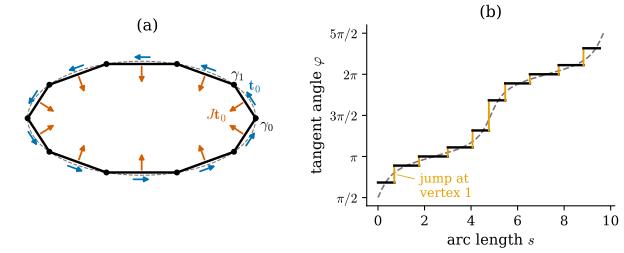

Source code (Python):
"""Figure 32.2.3: a discrete curve (10 vertices gamma_i = gamma(2 pi i/10) on the ellipse (2 cos t, sin t)),
its discrete tangents t_i and normals J t_i (Definition 32.2.11), and the tangent angle as a function of arc length:
smooth (a continuous function with slope kappa_s) versus discrete (a staircase that jumps at the vertices).

Run: PYTHONPATH=tools python3 chapters/32-ddg-overview/figures/fig-32-2-3-discrete-tangents.py
"""
import sys
from pathlib import Path

import numpy as np

sys.path.insert(0, str(Path(__file__).resolve().parents[1] / "lib"))
import dgfig  # noqa: E402
dgfig.setup()
import matplotlib.pyplot as plt  # noqa: E402

import dgdec as dd  # noqa: E402
import ddg32  # noqa: E402

C = dgfig.COLORS
J = ddg32.J
n = 10
X, tv = ddg32.sample("ellipse", n)
E = dd.curve_edge_vectors(X, True)
ell = dd.curve_edge_lengths(X, True)
T = dd.curve_tangents(X, True)
Nn = T @ J.T
assert np.allclose(np.linalg.norm(T, axis=1), 1) and np.allclose((T * Nn).sum(1), 0)

fig, (ax, bx) = plt.subplots(1, 2, figsize=(6.8, 2.9), gridspec_kw={"width_ratios": [1.15, 1]})

# (a) the polygon, vertices, discrete tangent and normal at the midpoint of each edge
s = np.linspace(0, 2 * np.pi, 400)
S = ddg32.point("ellipse", s)
ax.plot(S[:, 0], S[:, 1], color=C["aux"], lw=dgfig.LW["aux"], ls="--")
Xc = np.vstack([X, X[:1]])
ax.plot(Xc[:, 0], Xc[:, 1], color=C["main"], lw=dgfig.LW["main"])
ax.plot(X[:, 0], X[:, 1], "o", color=C["main"], ms=3.5, zorder=5)
M = X + 0.5 * E
for i in range(n):
    b = M[i] - 0.12 * Nn[i] - 0.19 * T[i]      # drawn just outside the edge, parallel to it
    ax.annotate("", xy=b + 0.38 * T[i], xytext=b, arrowprops=dict(arrowstyle="-|>", color=C["tangent"],
                                                                  lw=1.3, mutation_scale=8))
    ax.annotate("", xy=M[i] + 0.38 * Nn[i], xytext=M[i], arrowprops=dict(arrowstyle="-|>", color=C["normal"],
                                                                         lw=1.3, mutation_scale=8))
ax.text(X[0, 0] + 0.08, X[0, 1] - 0.18, r"$\gamma_0$", fontsize=11)
ax.text(X[1, 0] - 0.05, X[1, 1] + 0.12, r"$\gamma_1$", fontsize=11)
q = M[0] - 0.12 * Nn[0] + 0.19 * T[0]
ax.text(q[0] + 0.07, q[1] - 0.02, r"$\mathbf{t}_0$", color=C["tangent"], fontsize=11)
q = M[0] + 0.38 * Nn[0]
ax.text(q[0] - 0.36, q[1] - 0.10, r"$J\mathbf{t}_0$", color=C["normal"], fontsize=11)
ax.set_aspect("equal")
ax.set_xlim(-2.4, 2.6)
ax.set_ylim(-1.3, 1.4)
ax.set_axis_off()
ax.set_title("(a)", fontsize=12)

# (b) tangent angle against arc length
m = 4000
tt = 2 * np.pi * np.arange(m + 1) / m
sp_ = ddg32.speed("ellipse", tt)
arc = np.r_[0, np.cumsum(0.5 * (sp_[1:] + sp_[:-1]) * np.diff(tt))]
phi = np.unwrap(np.arctan2(np.cos(tt), -2 * np.sin(tt)))          # angle of gamma'(t) = (-2 sin t, cos t)
assert abs(phi[-1] - phi[0] - 2 * np.pi) < 1e-9                   # one full turn (Theorem 0.2.7)
bx.plot(arc, phi, color=C["aux"], lw=1.2, ls="--")
ang = np.unwrap(np.arctan2(T[:, 1], T[:, 0]))
svert = np.r_[0, np.cumsum(ell)]                                  # arc length of the polygon at the vertices
for i in range(n):
    bx.plot([svert[i], svert[i + 1]], [ang[i], ang[i]], color=C["main"], lw=1.8)
    if i + 1 < n:
        bx.plot([svert[i + 1], svert[i + 1]], [ang[i], ang[i + 1]], color=C["accent"], lw=1.4)
jumps = np.diff(ang)
assert np.allclose(jumps, dd.turning_angles(X, True)[1:], atol=1e-12)
bx.annotate("jump at\nvertex 1", xy=(svert[1], 0.5 * (ang[0] + ang[1])), xytext=(svert[1] + 1.1, ang[0] - 0.55),
            fontsize=9.5, arrowprops=dict(arrowstyle="-", lw=0.6, color=C["accent"]), color=C["accent"])
bx.set_xlabel(r"arc length $s$")
bx.set_ylabel(r"tangent angle $\varphi$")
bx.set_yticks([np.pi / 2, np.pi, 3 * np.pi / 2, 2 * np.pi, 5 * np.pi / 2])
bx.set_yticklabels([r"$\pi/2$", r"$\pi$", r"$3\pi/2$", r"$2\pi$", r"$5\pi/2$"])
bx.set_title("(b)", fontsize=12)
for sp2 in ("top", "right"):
    bx.spines[sp2].set_visible(False)

fig.tight_layout()
dgfig.save(fig, __file__)
